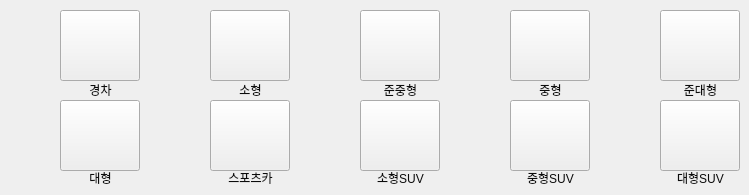
          <widget class="QWidget" name="page_9">
           <widget class="QLabel" name="label_25">
            <property name="geometry">
             <rect>
              <x>70</x>
              <y>80</y>
              <width>61</width>
              <height>20</height>
             </rect>
            </property>
            <property name="styleSheet">
             <string notr="true">color: rgb(12, 12, 12);
border:0px;</string>
            </property>
            <property name="text">
             <string>경차</string>
            </property>
            <property name="alignment">
             <set>Qt::AlignCenter</set>
            </property>
           </widget>
           <widget class="QPushButton" name="BtnCar1">
            <property name="geometry">
             <rect>
              <x>60</x>
              <y>10</y>
              <width>80</width>
              <height>71</height>
             </rect>
            </property>
            <property name="styleSheet">
             <string notr="true">color: rgb(0, 0, 0);
border-image: url(:/resources/A.png);
</string>
            </property>
            <property name="text">
             <string/>
            </property>
            <property name="icon">
             <iconset>
              <normaloff>resources/경차.png</normaloff>resources/경차.png</iconset>
            </property>
            <property name="iconSize">
             <size>
              <width>70</width>
              <height>70</height>
             </size>
            </property>
           </widget>
           <widget class="QLabel" name="label_26">
            <property name="geometry">
             <rect>
              <x>220</x>
              <y>80</y>
              <width>61</width>
              <height>20</height>
             </rect>
            </property>
            <property name="styleSheet">
             <string notr="true">color: rgb(12, 12, 12);border:0px;</string>
            </property>
            <property name="text">
             <string>소형</string>
            </property>
            <property name="alignment">
             <set>Qt::AlignCenter</set>
            </property>
           </widget>
           <widget class="QPushButton" name="BtnCar2">
            <property name="geometry">
             <rect>
              <x>210</x>
              <y>10</y>
              <width>80</width>
              <height>71</height>
             </rect>
            </property>
            <property name="styleSheet">
             <string notr="true">color: rgb(0, 0, 0);
border-image: url(:/resources/B.png);</string>
            </property>
            <property name="text">
             <string/>
            </property>
            <property name="icon">
             <iconset>
              <normaloff>resources/소형.png</normaloff>resources/소형.png</iconset>
            </property>
            <property name="iconSize">
             <size>
              <width>70</width>
              <height>70</height>
             </size>
            </property>
           </widget>
           <widget class="QPushButton" name="BtnCar3">
            <property name="geometry">
             <rect>
              <x>360</x>
              <y>10</y>
              <width>80</width>
              <height>71</height>
             </rect>
            </property>
            <property name="styleSheet">
             <string notr="true">color: rgb(0, 0, 0);
border-image: url(:/resources/C.png);</string>
            </property>
            <property name="text">
             <string/>
            </property>
            <property name="icon">
             <iconset>
              <normaloff>resources/준중형.png</normaloff>resources/준중형.png</iconset>
            </property>
            <property name="iconSize">
             <size>
              <width>70</width>
              <height>70</height>
             </size>
            </property>
           </widget>
           <widget class="QLabel" name="label_27">
            <property name="geometry">
             <rect>
              <x>370</x>
              <y>80</y>
              <width>61</width>
              <height>20</height>
             </rect>
            </property>
            <property name="styleSheet">
             <string notr="true">color: rgb(12, 12, 12);border:0px;</string>
            </property>
            <property name="text">
             <string>준중형</string>
            </property>
            <property name="alignment">
             <set>Qt::AlignCenter</set>
            </property>
           </widget>
           <widget class="QPushButton" name="BtnCar4">
            <property name="geometry">
             <rect>
              <x>510</x>
              <y>10</y>
              <width>80</width>
              <height>71</height>
             </rect>
            </property>
            <property name="styleSheet">
             <string notr="true">color: rgb(0, 0, 0);
border-image: url(:/resources/D.png);
</string>
            </property>
            <property name="text">
             <string/>
            </property>
            <property name="icon">
             <iconset>
              <normaloff>resources/중형.png</normaloff>resources/중형.png</iconset>
            </property>
            <property name="iconSize">
             <size>
              <width>70</width>
              <height>70</height>
             </size>
            </property>
           </widget>
           <widget class="QLabel" name="label_28">
            <property name="geometry">
             <rect>
              <x>520</x>
              <y>80</y>
              <width>61</width>
              <height>20</height>
             </rect>
            </property>
            <property name="styleSheet">
             <string notr="true">color: rgb(12, 12, 12);border:0px;</string>
            </property>
            <property name="text">
             <string>중형</string>
            </property>
            <property name="alignment">
             <set>Qt::AlignCenter</set>
            </property>
           </widget>
           <widget class="QPushButton" name="BtnCar5">
            <property name="geometry">
             <rect>
              <x>660</x>
              <y>10</y>
              <width>80</width>
              <height>71</height>
             </rect>
            </property>
            <property name="styleSheet">
             <string notr="true">color: rgb(0, 0, 0);
border-image: url(:/resources/E.png);</string>
            </property>
            <property name="text">
             <string/>
            </property>
            <property name="icon">
             <iconset>
              <normaloff>resources/준대형.png</normaloff>resources/준대형.png</iconset>
            </property>
            <property name="iconSize">
             <size>
              <width>70</width>
              <height>70</height>
             </size>
            </property>
           </widget>
           <widget class="QLabel" name="label_29">
            <property name="geometry">
             <rect>
              <x>670</x>
              <y>80</y>
              <width>61</width>
              <height>20</height>
             </rect>
            </property>
            <property name="styleSheet">
             <string notr="true">color: rgb(12, 12, 12);border:0px;</string>
            </property>
            <property name="text">
             <string>준대형</string>
            </property>
            <property name="alignment">
             <set>Qt::AlignCenter</set>
            </property>
           </widget>
           <widget class="QPushButton" name="BtnCar10">
            <property name="geometry">
             <rect>
              <x>660</x>
              <y>100</y>
              <width>80</width>
              <height>71</height>
             </rect>
            </property>
            <property name="styleSheet">
             <string notr="true">color: rgb(0, 0, 0);
border-image: url(:/resources/J.png);</string>
            </property>
            <property name="text">
             <string/>
            </property>
            <property name="icon">
             <iconset>
              <normaloff>resources/대형SUV.png</normaloff>resources/대형SUV.png</iconset>
            </property>
            <property name="iconSize">
             <size>
              <width>70</width>
              <height>70</height>
             </size>
            </property>
           </widget>
           <widget class="QPushButton" name="BtnCar8">
            <property name="geometry">
             <rect>
              <x>360</x>
              <y>100</y>
              <width>80</width>
              <height>71</height>
             </rect>
            </property>
            <property name="styleSheet">
             <string notr="true">color: rgb(0, 0, 0);
border-image: url(:/resources/H.png);</string>
            </property>
            <property name="text">
             <string/>
            </property>
            <property name="icon">
             <iconset>
              <normaloff>resources/소형SUV.png</normaloff>resources/소형SUV.png</iconset>
            </property>
            <property name="iconSize">
             <size>
              <width>70</width>
              <height>70</height>
             </size>
            </property>
           </widget>
           <widget class="QLabel" name="label_30">
            <property name="geometry">
             <rect>
              <x>520</x>
              <y>170</y>
              <width>61</width>
              <height>16</height>
             </rect>
            </property>
            <property name="styleSheet">
             <string notr="true">color: rgb(12, 12, 12);border:0px;</string>
            </property>
            <property name="text">
             <string>중형SUV</string>
            </property>
            <property name="alignment">
             <set>Qt::AlignCenter</set>
            </property>
           </widget>
           <widget class="QPushButton" name="BtnCar9">
            <property name="geometry">
             <rect>
              <x>510</x>
              <y>100</y>
              <width>80</width>
              <height>71</height>
             </rect>
            </property>
            <property name="styleSheet">
             <string notr="true">color: rgb(0, 0, 0);
border-image: url(:/resources/I.png);</string>
            </property>
            <property name="text">
             <string/>
            </property>
            <property name="icon">
             <iconset>
              <normaloff>resources/중형SUV.png</normaloff>resources/중형SUV.png</iconset>
            </property>
            <property name="iconSize">
             <size>
              <width>70</width>
              <height>70</height>
             </size>
            </property>
           </widget>
           <widget class="QPushButton" name="BtnCar7">
            <property name="geometry">
             <rect>
              <x>210</x>
              <y>100</y>
              <width>80</width>
              <height>71</height>
             </rect>
            </property>
            <property name="styleSheet">
             <string notr="true">color: rgb(0, 0, 0);
border-image: url(:/resources/G.png);</string>
            </property>
            <property name="text">
             <string/>
            </property>
            <property name="icon">
             <iconset>
              <normaloff>resources/스포츠카.png</normaloff>resources/스포츠카.png</iconset>
            </property>
            <property name="iconSize">
             <size>
              <width>70</width>
              <height>70</height>
             </size>
            </property>
           </widget>
           <widget class="QPushButton" name="BtnCar6">
            <property name="geometry">
             <rect>
              <x>60</x>
              <y>100</y>
              <width>80</width>
              <height>71</height>
             </rect>
            </property>
            <property name="styleSheet">
             <string notr="true">color: rgb(0, 0, 0);
border-image: url(:/resources/F.png);</string>
            </property>
            <property name="text">
             <string/>
            </property>
            <property name="icon">
             <iconset>
              <normaloff>resources/대형.png</normaloff>resources/대형.png</iconset>
            </property>
            <property name="iconSize">
             <size>
              <width>70</width>
              <height>70</height>
             </size>
            </property>
           </widget>
           <widget class="QLabel" name="label_31">
            <property name="geometry">
             <rect>
              <x>220</x>
              <y>170</y>
              <width>61</width>
              <height>16</height>
             </rect>
            </property>
            <property name="styleSheet">
             <string notr="true">color: rgb(12, 12, 12);border:0px;</string>
            </property>
            <property name="text">
             <string>스포츠카</string>
            </property>
            <property name="alignment">
             <set>Qt::AlignCenter</set>
            </property>
           </widget>
           <widget class="QLabel" name="label_32">
            <property name="geometry">
             <rect>
              <x>670</x>
              <y>170</y>
              <width>61</width>
              <height>16</height>
             </rect>
            </property>
            <property name="styleSheet">
             <string notr="true">color: rgb(12, 12, 12);border:0px;</string>
            </property>
            <property name="text">
             <string>대형SUV</string>
            </property>
            <property name="alignment">
             <set>Qt::AlignCenter</set>
            </property>
           </widget>
           <widget class="QLabel" name="label_33">
            <property name="geometry">
             <rect>
              <x>370</x>
              <y>170</y>
              <width>61</width>
              <height>16</height>
             </rect>
            </property>
            <property name="styleSheet">
             <string notr="true">color: rgb(12, 12, 12);border:0px;</string>
            </property>
            <property name="text">
             <string>소형SUV</string>
            </property>
            <property name="alignment">
             <set>Qt::AlignCenter</set>
            </property>
           </widget>
           <widget class="QLabel" name="label_34">
            <property name="geometry">
             <rect>
              <x>70</x>
              <y>170</y>
              <width>61</width>
              <height>16</height>
             </rect>
            </property>
            <property name="styleSheet">
             <string notr="true">color: rgb(12, 12, 12);border:0px;</string>
            </property>
            <property name="text">
             <string>대형</string>
            </property>
            <property name="alignment">
             <set>Qt::AlignCenter</set>
            </property>
           </widget>
          </widget>
